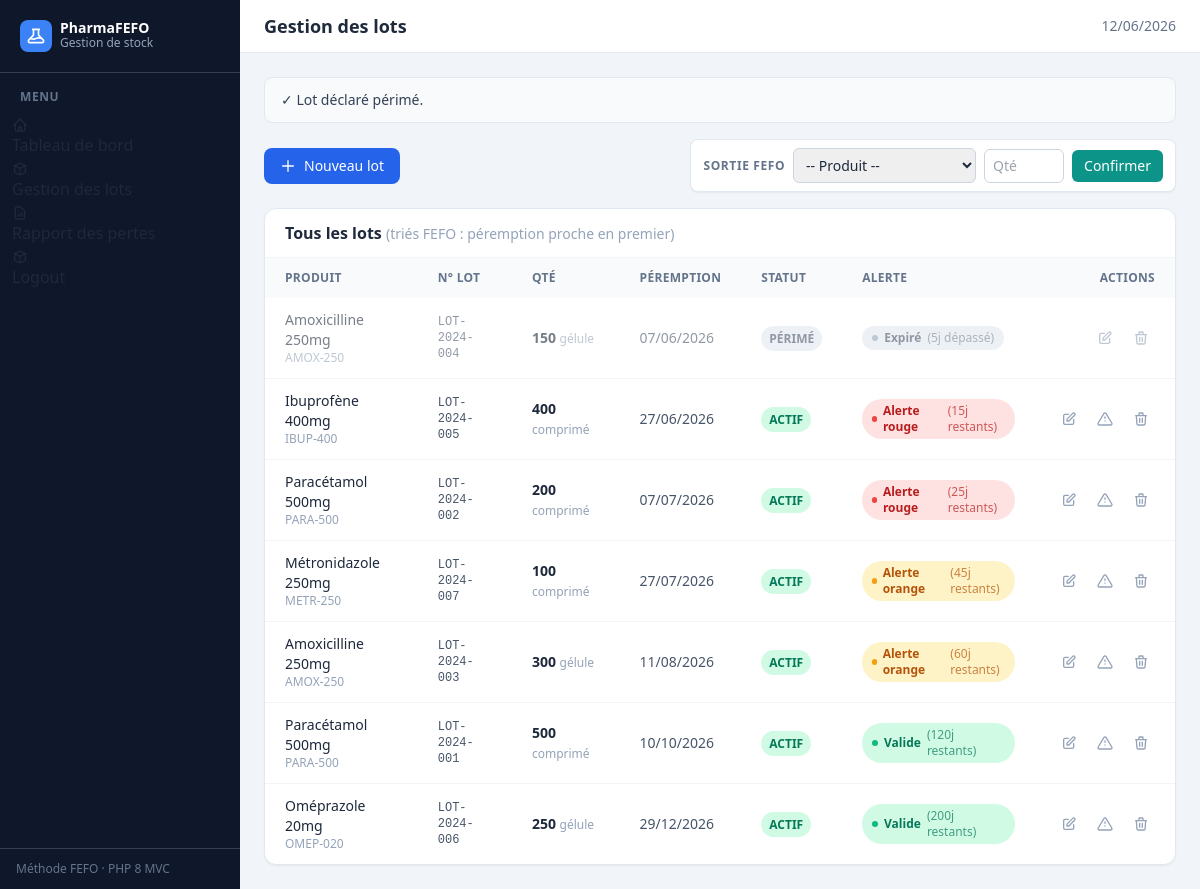
Screenshot of /public/index.php?page=lots&success=expired with the database file from the repository.
### tables this page shows
CREATE TABLE stock_batches (
    id INT AUTO_INCREMENT PRIMARY KEY,
    product_id INT NOT NULL,
    batch_number VARCHAR(50) NOT NULL,
    quantity INT NOT NULL DEFAULT 0,
    expiry_date DATE NOT NULL,
    status ENUM('ACTIVE', 'EXPIRED') NOT NULL DEFAULT 'ACTIVE',
    created_at DATETIME DEFAULT CURRENT_TIMESTAMP,
    FOREIGN KEY (product_id) REFERENCES products(id) ON DELETE CASCADE
);

CREATE TABLE products (
    id INT AUTO_INCREMENT PRIMARY KEY,
    name VARCHAR(150) NOT NULL,
    reference VARCHAR(50) NOT NULL UNIQUE,
    unit VARCHAR(20) NOT NULL DEFAULT 'comprimé',
    unit_price DECIMAL(10, 2) NOT NULL DEFAULT 0.00,
    created_at DATETIME DEFAULT CURRENT_TIMESTAMP
);

### Src/controller/LotController.php (called while the page is built, shortened)
<?php
class LotController
{
    private StockBatchRepository $batchRepo;
    public function __construct(StockBatchRepository $batchRepo, ProductRepository $productRepo)
    {
        $this->batchRepo   = $batchRepo;
    }
    public function index(): void
    {
        $lots     = $this->batchRepo->findAll();
        require __DIR__ . '/../../templates/lots/index.php';
    }
}

### Src/Repository/StockBatchRepository.php (called while the page is built, shortened)
<?php
class StockBatchRepository
{
    private PDO $pdo;
    public function __construct(PDO $pdo)
    {
        $this->pdo = $pdo;
    }
    private function baseQuery(): string
    {
        return "
            SELECT
                sb.*,
                p.name        AS product_name,
                p.reference   AS product_reference,
                p.unit_price  AS unit_price,
                p.unit        AS unit
            FROM stock_batches sb
            JOIN products p ON sb.product_id = p.id
        ";
    }
    public function findAll(): array
    {
        $stmt = $this->pdo->query($this->baseQuery() . " ORDER BY sb.expiry_date ASC");
        return array_map(fn($row) => new StockBatch($row), $stmt->fetchAll());
    }
}

### Src/Entity/stockbatch.php (called while the page is built, shortened)
<?php
class StockBatch
{
    public string $expiryDate;
    public string $status;
    public function __construct(array $data = [])
    {
        $this->id               = $data['id'] ?? 0;
        $this->batchNumber      = $data['batch_number'] ?? '';
        $this->quantity         = (int) ($data['quantity'] ?? 0);
        $this->expiryDate       = $data['expiry_date'] ?? '';
        $this->status           = $data['status'] ?? self::STATUS_ACTIVE;
        $this->productName      = $data['product_name'] ?? '';
        $this->productReference = $data['product_reference'] ?? '';
        $this->unit             = $data['unit'] ?? '';
    }
    public function getDaysRemaining(): int
    {
        $today  = new \DateTime('today');
        $expiry = new \DateTime($this->expiryDate);
        $diff   = $today->diff($expiry);
        return $expiry >= $today ? (int) $diff->days : -(int) $diff->days;
    }
    public function getAlertLevel(): string
    {
        if ($this->status === self::STATUS_EXPIRED) {
            return 'expired';
        }
        $days = $this->getDaysRemaining();
        if ($days <= self::ALERT_RED) return 'red';
        if ($days <= self::ALERT_ORANGE) return 'orange';
        return 'green';
    }
}

### templates/lots/index.php (the view, shortened to what this page needs)
<?php
require __DIR__ . '/../layouts/header.php';
$success = $_GET['success'] ?? '';
$lotName = $_GET['lot']     ?? '';
$messages = [
    'created'          => ['type' => 'green',  'text' => 'Lot ajouté avec succès.'],
    'updated'          => ['type' => 'green',  'text' => 'Lot modifié avec succès.'],
    'deleted'          => ['type' => 'green',  'text' => 'Lot supprimé.'],
    'expired'          => ['type' => 'slate',  'text' => 'Lot déclaré périmé.'],
    'fefo_out'         => ['type' => 'green',  'text' => 'Sortie FEFO effectuée sur le lot ' . htmlspecialchars($lotName) . '.'],
];
?>
<?php if ($success && isset($messages[$success])): $m = $messages[$success]; ?>
    <div class="mb-4 bg-<?= $m['type'] === 'green' ? 'emerald' : 'slate' ?>-50 border border-<?= $m['type'] === 'green' ? 'emerald' : 'slate' ?>-200 text-<?= $m['type'] === 'green' ? 'emerald' : 'slate' ?>-700 px-4 py-3 rounded-lg text-sm">
        ✓ <?= $m['text'] ?>
    </div>
<?php endif; ?>
<div class="flex flex-wrap items-center justify-between gap-3 mb-4">
    <a href="index.php?page=lots&action=create"
        class="inline-flex items-center gap-2 bg-blue-600 hover:bg-blue-700 text-white text-sm font-medium px-4 py-2 rounded-lg transition-colors">
        <svg class="w-4 h-4" fill="none" stroke="currentColor" viewBox="0 0 24 24">
            <path stroke-linecap="round" stroke-linejoin="round" stroke-width="2" d="M12 4v16m8-8H4" />
        </svg>
        Nouveau lot
    </a>
    <form method="post" action="index.php?page=lots&action=fefo"
        class="flex flex-wrap items-center gap-2 bg-white border border-slate-200 rounded-lg px-3 py-2 shadow-sm">
        <span class="text-xs font-semibold text-slate-500 uppercase tracking-wider">Sortie FEFO</span>
        <select name="product_id" required
            class="text-sm border border-slate-300 rounded-md px-2 py-1.5 focus:ring-2 focus:ring-blue-500 focus:border-blue-500 outline-none">
            <option value="">-- Produit --</option>
        </select>
        <input type="number" name="quantity" min="1" placeholder="Qté" required
            class="w-20 text-sm border border-slate-300 rounded-md px-2 py-1.5 focus:ring-2 focus:ring-blue-500 focus:border-blue-500 outline-none" />
        <button type="submit"
            class="bg-teal-600 hover:bg-teal-700 text-white text-sm font-medium px-3 py-1.5 rounded-md transition-colors">
            Confirmer
        </button>
    </form>
</div>
<div class="bg-white rounded-xl shadow-sm border border-slate-200 overflow-hidden">
    <div class="px-5 py-3 border-b border-slate-100">
        <h2 class="font-semibold text-slate-800">Tous les lots <span class="text-slate-400 font-normal text-sm">(triés FEFO : péremption proche en premier)</span></h2>
    </div>
    <?php if (empty($lots)): ?>
        <div class="text-center py-12 text-slate-400">Aucun lot enregistré.</div>
    <?php else: ?>
        <div class="overflow-x-auto">
            <table class="w-full text-sm">
                <thead>
                    <tr class="bg-slate-50 text-slate-500 uppercase text-xs tracking-wide">
                        <th class="text-left px-5 py-3 font-semibold">Produit</th>
                        <th class="text-left px-5 py-3 font-semibold">N° Lot</th>
                        <th class="text-left px-5 py-3 font-semibold">Qté</th>
                        <th class="text-left px-5 py-3 font-semibold">Péremption</th>
                        <th class="text-left px-5 py-3 font-semibold">Statut</th>
                        <th class="text-left px-5 py-3 font-semibold">Alerte</th>
                        <th class="text-right px-5 py-3 font-semibold">Actions</th>
                    </tr>
                </thead>
                <tbody class="divide-y divide-slate-100">
                    <?php foreach ($lots as $lot): ?>
                        <tr class="hover:bg-slate-50 transition-colors <?= $lot->status === 'EXPIRED' ? 'opacity-60' : '' ?>">
                            <td class="px-5 py-3">
                                <span class="font-medium text-slate-800"><?= htmlspecialchars($lot->productName) ?></span>
                                <span class="block text-xs text-slate-400"><?= htmlspecialchars($lot->productReference) ?></span>
                            </td>
                            <td class="px-5 py-3 font-mono text-xs text-slate-600"><?= htmlspecialchars($lot->batchNumber) ?></td>
                            <td class="px-5 py-3 font-semibold"><?= $lot->quantity ?> <span class="text-xs font-normal text-slate-400"><?= htmlspecialchars($lot->unit) ?></span></td>
                            <td class="px-5 py-3 text-slate-600"><?= date('d/m/Y', strtotime($lot->expiryDate)) ?></td>
                            <td class="px-5 py-3">
                                <?php if ($lot->status === 'EXPIRED'): ?>
                                    <span class="text-xs font-semibold bg-slate-200 text-slate-600 px-2 py-1 rounded-full">PÉRIMÉ</span>
                                <?php else: ?>
                                    <span class="text-xs font-semibold bg-emerald-100 text-emerald-700 px-2 py-1 rounded-full">ACTIF</span>
                                <?php endif; ?>
                            </td>
                            <td class="px-5 py-3"><?php include __DIR__ . '/../layouts/_alert_badge.php'; ?></td>
                            <td class="px-5 py-3">
                                <div class="flex items-center justify-end gap-2">
                                    <a href="index.php?page=lots&action=edit&id=<?= $lot->id ?>"
                                        class="p-1.5 text-slate-400 hover:text-blue-600 hover:bg-blue-50 rounded transition-colors"
                                        title="Modifier">
                                        <svg class="w-4 h-4" fill="none" stroke="currentColor" viewBox="0 0 24 24">
                                            <path stroke-linecap="round" stroke-linejoin="round" stroke-width="2"
                                                d="M11 5H6a2 2 0 00-2 2v11a2 2 0 002 2h11a2 2 0 002-2v-5m-1.414-9.414a2 2 0 112.828 2.828L11.828 15H9v-2.828l8.586-8.586z" />
                                        </svg>
                                    </a>
                                    <?php if ($lot->status === 'ACTIVE'): ?>
                                        <a href="index.php?page=lots&action=expire&id=<?= $lot->id ?>"
                                            onclick="return confirm('Déclarer ce lot comme périmé ? La quantité sera mise à 0.')"
                                            class="p-1.5 text-slate-400 hover:text-amber-600 hover:bg-amber-50 rounded transition-colors"
                                            title="Déclarer périmé">
                                            <svg class="w-4 h-4" fill="none" stroke="currentColor" viewBox="0 0 24 24">
                                                <path stroke-linecap="round" stroke-linejoin="round" stroke-width="2"
                                                    d="M12 9v2m0 4h.01M10.29 3.86L1.82 18a2 2 0 001.71 3h16.94a2 2 0 001.71-3L13.71 3.86a2 2 0 00-3.42 0z" />
                                            </svg>
                                        </a>
                                    <?php endif; ?>
                                    <a href="index.php?page=lots&action=delete&id=<?= $lot->id ?>"
                                        onclick="return confirm('Supprimer ce lot définitivement ?')"
                                        class="p-1.5 text-slate-400 hover:text-red-600 hover:bg-red-50 rounded transition-colors"
                                        title="Supprimer">
                                        <svg class="w-4 h-4" fill="none" stroke="currentColor" viewBox="0 0 24 24">
                                            <path stroke-linecap="round" stroke-linejoin="round" stroke-width="2"
                                                d="M19 7l-.867 12.142A2 2 0 0116.138 21H7.862a2 2 0 01-1.995-1.858L5 7m5 4v6m4-6v6m1-10V4a1 1 0 00-1-1h-4a1 1 0 00-1 1v3M4 7h16" />
                                        </svg>
                                    </a>
                                </div>
                            </td>
                        </tr>
                    <?php endforeach; ?>
                </tbody>
            </table>
        </div>
    <?php endif; ?>
</div>
<?php require __DIR__ . '/../layouts/footer.php'; ?>

### templates/layouts/_alert_badge.php
<?php
$level = $lot->getAlertLevel();
$days  = $lot->getDaysRemaining();
$configs = [
    'green'   => ['bg' => 'bg-emerald-100', 'text' => 'text-emerald-700', 'dot' => 'bg-emerald-500', 'label' => 'Valide'],
    'orange'  => ['bg' => 'bg-amber-100',   'text' => 'text-amber-700',   'dot' => 'bg-amber-500',   'label' => 'Alerte orange'],
    'red'     => ['bg' => 'bg-red-100',      'text' => 'text-red-700',     'dot' => 'bg-red-500',     'label' => 'Alerte rouge'],
    'expired' => ['bg' => 'bg-slate-200',    'text' => 'text-slate-600',   'dot' => 'bg-slate-400',   'label' => 'Expiré'],
];
$cfg = $configs[$level];
$daysLabel = $days < 0 ? abs($days) . 'j dépassé' : $days . 'j restants';
?>
<span class="inline-flex items-center gap-1.5 px-2.5 py-1 rounded-full text-xs font-semibold <?= $cfg['bg'] ?> <?= $cfg['text'] ?>">
    <span class="w-1.5 h-1.5 rounded-full <?= $cfg['dot'] ?>"></span>
    <?= $cfg['label'] ?>
    <span class="opacity-70 font-normal">(<?= $daysLabel ?>)</span>
</span>

### templates/layouts/header.php (style rules this page uses)
:root { --accent: #0f6cbf; }

### rows the page displays
stock_batches: product.name "Amoxicilline 250mg", product.reference "AMOX-250", batch_number "LOT-2024-004", quantity "150", product.unit "gélule", expiry_date "07/06/2026", shows "PÉRIMÉ", status "Expiré", expiry_date "5j dépassé"
stock_batches: product.name "Ibuprofène 400mg", product.reference "IBUP-400", batch_number "LOT-2024-005", quantity "400", product.unit "comprimé", expiry_date "27/06/2026", status "ACTIF", expiry_date "Alerte rouge", expiry_date "15j restants"
stock_batches: product.name "Paracétamol 500mg", product.reference "PARA-500", batch_number "LOT-2024-002", quantity "200", product.unit "comprimé", expiry_date "07/07/2026", status "ACTIF", expiry_date "Alerte rouge", expiry_date "25j restants"
stock_batches: product.name "Métronidazole 250mg", product.reference "METR-250", batch_number "LOT-2024-007", quantity "100", product.unit "comprimé", expiry_date "27/07/2026", status "ACTIF", expiry_date "Alerte orange", expiry_date "45j restants"
stock_batches: product.name "Amoxicilline 250mg", product.reference "AMOX-250", batch_number "LOT-2024-003", quantity "300", product.unit "gélule", expiry_date "11/08/2026", status "ACTIF", expiry_date "Alerte orange", expiry_date "60j restants"
stock_batches: product.name "Paracétamol 500mg", product.reference "PARA-500", batch_number "LOT-2024-001", quantity "500", product.unit "comprimé", expiry_date "10/10/2026", status "ACTIF", expiry_date "120j restants"
stock_batches: product.name "Oméprazole 20mg", product.reference "OMEP-020", batch_number "LOT-2024-006", quantity "250", product.unit "gélule", expiry_date "29/12/2026", status "ACTIF", expiry_date "200j restants"

### other values shown
$pageTitle "Gestion des lots"
$m['text'] "Lot déclaré périmé."
